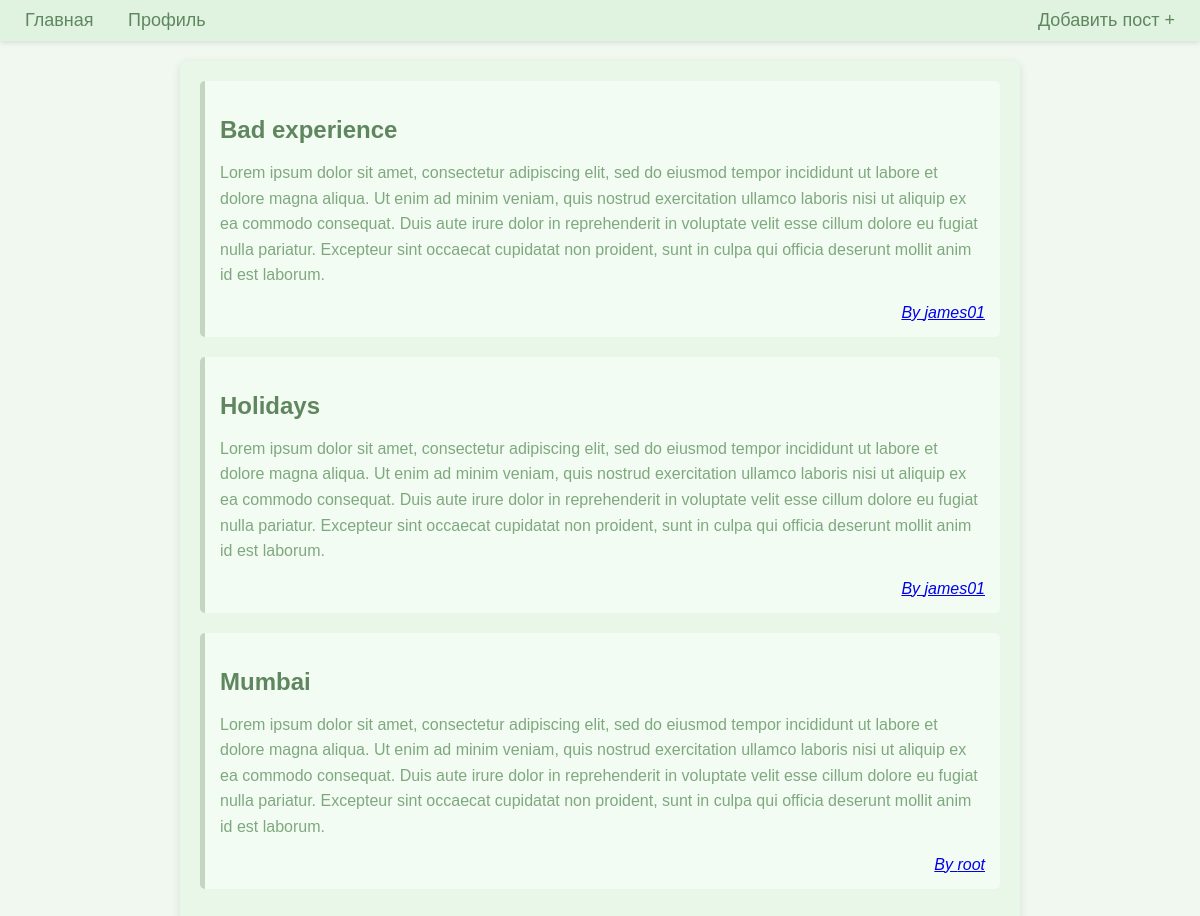
The app's page /blogs/desk/ (signed in) with its own data.
### blogs/models.py (models this page shows, shortened)
class Blogs(models.Model):
    class Status(models.IntegerChoices):
        DRAFT = 0, "Приватный"
        PUBLISHED = 1, "Общий Доступ"
    class Priority(models.IntegerChoices):
        Normal = 0, "Обычный"
        Increased = 1, "Повышенный"
    title = models.CharField(max_length=255)
    content = models.TextField()
    author = models.ForeignKey(get_user_model(), on_delete=models.SET_NULL, default=None, null=True)
    time_create = models.DateTimeField(auto_now_add=True)
    time_update = models.DateTimeField(auto_now=True)
    is_published = models.BooleanField(choices=tuple(map(lambda x: (bool(x[0]), x[1]), Status.choices)),
                                       default=Status.PUBLISHED)
    priority = models.BooleanField(choices=tuple(map(lambda x: (bool(x[0]), x[1]), Priority.choices)),
                                       default=Priority.Normal)
    objects = models.Manager()
    published = PublishedManager()
    class Meta:
        verbose_name_plural = "Blogs"
    def get_absolute_url(self):
        return reverse("profiles", kwargs={"username": self.author.username})

### users/models.py (models this page shows)
class User(AbstractUser):
    icon = models.ImageField(upload_to="users/icon/%Y/%m/%d", blank=True, null=True)
    back = models.ImageField(upload_to="users/back/%Y/%m/%d", blank=True, null=True)
    city = models.CharField(max_length=255, blank=True, null=True)
    date_birth = models.DateTimeField(blank=True, null=True)
    description = models.TextField(blank=True, null=True)

### blogs/views.py (the view)
# urls.py: path('desk/', views.desk_view, name='desk'),
@login_required()
def desk_view(request):
    posts_increased = Blogs.published.filter(priority=Blogs.Priority.Increased)
    posts_normal = Blogs.published.filter(priority=Blogs.Priority.Normal)
    data = {
        "title": "Главная",
        "Increased": posts_increased,
        "Normal": posts_normal,
    }
    return render(request, 'blogs/desk.html', data)

### blogs/models.py (called while the page is built)
    def get_queryset(self):
        return super().get_queryset().filter(is_published=Blogs.Status.PUBLISHED)

### templates/blogs/desk.html
{% extends "blogs/base.html" %}
{% load static %}
{% block css %}
    <link type="text/css" href="{% static 'blogs/css/desk.css' %}" rel="stylesheet" />
{% endblock %}
{% block right-menu %}
    <div class="left">
        {% if user.is_authenticated %}
            <a class="add_page" href="{% url 'add_page' %}">Добавить пост <span style="text-weight: bold">+</span></a>
        {% else %}
            <a class="login_a" href="{% url 'users:login' %}">Войти</a>
            <a class="login_a" href="{% url 'users:register' %}">Регистрация</a>
        {% endif %}
    </div>
{% endblock %}
{% block content %}
    {% for post in Increased %}
        <div class="post">
            <h2>{{ post.title }}</h2>
            <p>{{ post.content }}</p>
            <div class="author"><a href="{{ post.get_absolute_url }}">By {{ post.author }}</a></div>
        </div>
    {% endfor %}
    {% for post in Normal %}
        <div class="post">
            <h2>{{ post.title }}</h2>
            <p>{{ post.content }}</p>
            <div class="author"><a href="{{ post.get_absolute_url }}">By {{ post.author }}</a></div>
        </div>
    {% endfor %}
{% endblock %}

### static/blogs/css/desk.css (style rules this page uses)
body { font-family: Arial, sans-serif; background-color: #f0f8f0; margin: 0; padding: 0; }
.navbar a { color: #5f865f; text-decoration: none; margin: 0 15px; font-size: 18px; }
.post { margin-bottom: 20px; padding: 15px; background-color: #f2fcf2; border-left: 5px solid #c2d6c2; border-radius: 5px; }
.post h2 { color: #5f865f; margin-bottom: 10px; }
.post p { color: #7fa87f; line-height: 1.6; }
.post .author { text-align: right; color: #a0c0a0; font-style: italic; }

### records on screen
Blogs: title "Bad experience", content "Lorem ipsum dolor sit amet, consectetur adipiscing elit, sed do eiusmod tempor incididunt ut labore et dolore magna aliqua. Ut enim ad minim veniam, quis nostrud exercitation ullamco laboris nisi ut aliquip ex ea commodo consequat. Duis aute irure dolor in reprehenderit in voluptate velit esse cillum dolore eu fugiat nulla pariatur. Excepteur sint occaecat cupidatat non proident, sunt in culpa qui officia deserunt mollit anim id est laborum.", author "james01"
Blogs: title "Holidays", content "Lorem ipsum dolor sit amet, consectetur adipiscing elit, sed do eiusmod tempor incididunt ut labore et dolore magna aliqua. Ut enim ad minim veniam, quis nostrud exercitation ullamco laboris nisi ut aliquip ex ea commodo consequat. Duis aute irure dolor in reprehenderit in voluptate velit esse cillum dolore eu fugiat nulla pariatur. Excepteur sint occaecat cupidatat non proident, sunt in culpa qui officia deserunt mollit anim id est laborum.", author "james01"
Blogs: title "Mumbai", content "Lorem ipsum dolor sit amet, consectetur adipiscing elit, sed do eiusmod tempor incididunt ut labore et dolore magna aliqua. Ut enim ad minim veniam, quis nostrud exercitation ullamco laboris nisi ut aliquip ex ea commodo consequat. Duis aute irure dolor in reprehenderit in voluptate velit esse cillum dolore eu fugiat nulla pariatur. Excepteur sint occaecat cupidatat non proident, sunt in culpa qui officia deserunt mollit anim id est laborum.", author "root"
